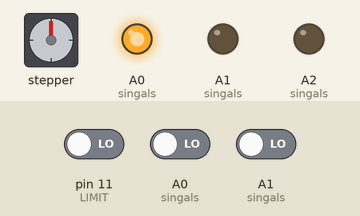
A sketch run on a simulated Arduino Uno, built with avr-gcc and run on an emulated ATmega328P. Shown: stepper motor, output pins drawn as LEDs (lit = HIGH). The inputs (shaded band) are chosen by the test bench; at power-on: A0 (singals) LOW, pin 11 (LIMIT) LOW, A1 (singals) LOW. Stepper angles assume 200 steps per turn; what the sketch prints to the serial monitor is not drawn.

Above: at 2.2 s.
2.3 s: A0 (singals) driven HIGH
At 8.0 s:
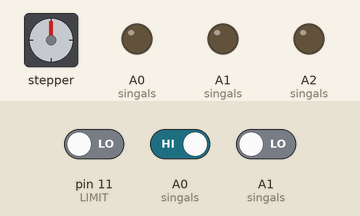
At 17.6 s:
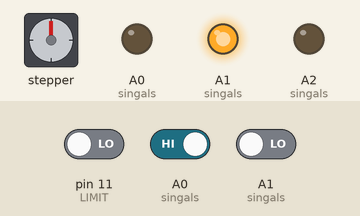
Timing chart, 0 to 19.3 s (numbered marks = the images above; inputs shaded):
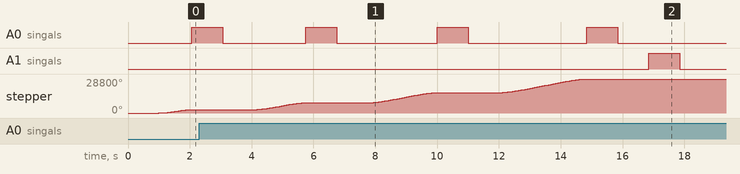

Measured:
- after the input at 2.3 s, A1 (singals): LOW → HIGH after 14.5 s, → LOW 1.0 s later; stepper: turns 5760° clockwise in 1.6 s, then 8640° clockwise in 2.2 s, then 11520° clockwise in 2.8 s
- by itself, stepper: keeps turning clockwise at about 2702°/s

The sketch:

PartMover.ino
```cpp
// Code is split into regions for each stage of the Project
// Stage 1: Calibrate motors
// Stage 2: Move cart to the first station (Nut Slider 1)
// Stage 3: Move cart to the second station (Nut Slider 2)
// Stage 4: Move cart to the third station (Bottom Slider)
// Stage 5: Move cart to the fourth station (Top Slider)
// Stage 6: Bolt 1
// Stage 7: Bolt 2
// Stage 8: Part removal

#include <AccelStepper.h>

#define INTERFACE_TYPE 1

#define STEP_PIN 13
#define DIR_PIN 12
#define LIMIT 11

#define SIG_1 A0
#define SIG_2 A0
#define SIG_3 A0
#define SIG_4 A0
#define SIG_5 A1
#define SIG_6 A2
#define SIG_7 A0

// Station positions
#define NUT_SLIDER_1 400
#define NUT_SLIDER_2 800
#define BOTTOM_SLIDER 1200
#define TOP_SLIDER 1600
#define BOLT_2 2000
#define PART_REMOVAL 1450

// System Configuration
#define PATH_MAX 1450
#define M_STEP 4

int singals[7] = {SIG_1, SIG_2, SIG_3, SIG_4, SIG_5, SIG_6, SIG_7};

// AccelStepper
AccelStepper cart(1, STEP_PIN, DIR_PIN);

void setup()
{
  Serial.begin(115200);

  // STAGE 1
  initSystem();
  initMotors();
}

void loop()
{
  // STAGE 2: Move cart to the first station (Nut Slider 1)
  moveToStage(NUT_SLIDER_1, SIG_1);

  // STAGE 3: Move cart to the second station (Nut Slider 2)
  moveToStage(NUT_SLIDER_2, SIG_2);

  // STAGE 4: Move cart to the third station (Bottom Slider)
  moveToStage(BOTTOM_SLIDER, SIG_3);

  // STAGE 5: Move cart to the fourth station (Top Slider)
  moveToStage(TOP_SLIDER, SIG_4);

  // STAGE 6: Bolt 1
  // Bolt 1 station (does not requirement cart movement)
  moveToStage(0, SIG_5);

  // STAGE 7: Bolt 2
  // Bolt 2 station
  moveToStage(BOLT_2, SIG_6);

  // STAGE 8: Part removal
  // Part removal station (does not requirement cart movement)
  moveToStage(PART_REMOVAL, SIG_5);

  // Return to home position
  initMotors();
}

void initSystem()
{
  for (int i = 0; i < 7; i++)
  {
    pinMode(singals[i], OUTPUT);
    digitalWrite(singals[i], LOW);
  }
  delay(1000);
}

void initMotors()
{
  cart.setMaxSpeed(10000);
  cart.setAcceleration(10000);

  Serial.println("Calibrating cart...");
  cart.move(2000000 * M_STEP);
  while (digitalRead(LIMIT))
  {
    Serial.print(".");
    cart.run();
  }
  Serial.println("Cart is homed");
  cart.setCurrentPosition(0);
}

void moveToStage(int steps, int signal)
{
  cart.move(steps * M_STEP);
  moveTillEnd();
  activateStage(signal);
}

void activateStage(int signal)
{
  digitalWrite(signal, HIGH);
  delay(1000);
  digitalWrite(signal, LOW);
  pinMode(signal, INPUT);

  while (!digitalRead(signal))
  {
    ;
  }

  pinMode(signal, OUTPUT);
  delay(1000);
}

void vibrateCart()
{
  cart.setAcceleration(50000);
  cart.move(-50 * M_STEP);
  moveTillEnd();
  cart.move(50 * M_STEP);
  cart.setAcceleration(10000);
}

void moveTillEnd()
{
  while (abs(cart.distanceToGo()) != 0)
  {
    cart.run();
  }
}
```
